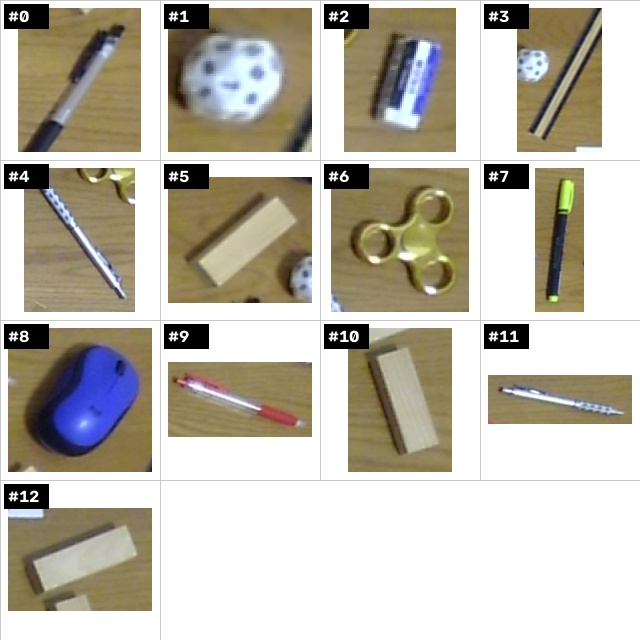
#> input picture data/camera_captures/gemini_collage_input.jpg, 640 x 640 px; its folder holds only this picture in this run
$ python trajectory_visualizer.py --image ../../data/camera_captures/gemini_collage_input.jpg
#> lines starting #> are read from the running program, lines starting #| are printed output that depends on the picture
#> in crop_tabletop_with_aruco, frame is the input picture: shape (640, 640, 3); mean B, G, R 174.5, 186.8, 191.8
### core/vision_projector.py
"""
==============================================================================
机面正射影・座標変換モジュール (core/vision_projector.py)
==============================================================================
【役割】
1. カメラ画像から ArUco マーカー (ID 0〜3) の中心画素座標 (u, v) を抽出
2. 各マーカーの物理極座標 (r, theta) から机上直交座標 (X_fwd, Y_lat) [mm] を算出
3. ホモグラフィ行列 H を計算し、生画像を「真上視点の正射影画像」へ透視変換
4. 正射影画像上のピクセル座標 ⇄ アーム極座標 (r, theta) の相互変換関数を提供
==============================================================================
"""

import os
import json
import math
from typing import Dict, Tuple, Optional
import cv2
import numpy as np

BASE_DIR = os.path.dirname(os.path.dirname(os.path.abspath(__file__)))
DEFAULT_CONFIG_PATH = os.path.join(BASE_DIR, "config", "markers_config.json")


class VisionProjector:
    def __init__(self, config_path: str = DEFAULT_CONFIG_PATH):
        self.config_path = config_path
        self.marker_polar: Dict[int, Tuple[float, float]] = {}  # {id: (r_mm, theta_deg)}
        self.marker_phys_xy: Dict[int, np.ndarray] = {}         # {id: np.array([x_mm, y_mm])}
        self.homography_mat: Optional[np.ndarray] = None
        self.inv_homography_mat: Optional[np.ndarray] = None

        # 検出器初期化
        self.aruco_dict = cv2.aruco.getPredefinedDictionary(cv2.aruco.DICT_4X4_50)
        self.parameters = cv2.aruco.DetectorParameters()
        self.parameters.cornerRefinementMethod = cv2.aruco.CORNER_REFINE_SUBPIX
        if hasattr(cv2.aruco, "ArucoDetector"):
            self.detector = cv2.aruco.ArucoDetector(self.aruco_dict, self.parameters)
        else:
            self.detector = None

        self.load_config()

    def load_config(self):
        """設定ファイルからマーカーの極座標を読み込み、直交座標 (mm) を算出"""
        if os.path.exists(self.config_path):
            with open(self.config_path, "r", encoding="utf-8") as f:
                data = json.load(f)
            markers_data = data.get("markers", {})
        else:
            # デフォルト値フォールバック
            markers_data = {
                "0": {"r_cm": 60.0, "theta_deg": -20.0},
                "1": {"r_cm": 60.0, "theta_deg":  20.0},
                "2": {"r_cm": 27.0, "theta_deg": -60.0},
                "3": {"r_cm": 26.0, "theta_deg":  62.0},
            }

        self.marker_polar.clear()
        self.marker_phys_xy.clear()

        for str_id, val in markers_data.items():
            mid = int(str_id)
            r_mm = float(val["r_cm"]) * 10.0
            th_deg = float(val["theta_deg"])
            self.marker_polar[mid] = (r_mm, th_deg)

            # アーム基準直交座標: 前方 = X_fwd, 側方 = Y_lat (右: +, 左: -)
            th_rad = math.radians(th_deg)
            x_mm = r_mm * math.cos(th_rad)
            y_mm = r_mm * math.sin(th_rad)
            self.marker_phys_xy[mid] = np.array([x_mm, y_mm], dtype=np.float32)

    # [8 lines left out: function set_marker_polar, not called in this run]

    def detect_markers(self, image: np.ndarray) -> Dict[int, np.ndarray]:
        """画像中からマーカーを検出し、{ID: 中心ピクセル(u, v)} を取得"""
        gray = cv2.cvtColor(image, cv2.COLOR_BGR2GRAY)
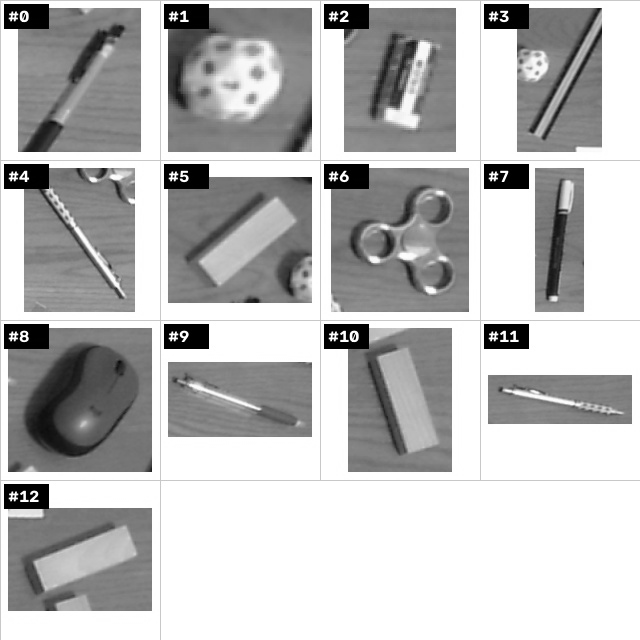
#> gray: shape (640, 640); min 0, max 255, mean 186.9

        # OpenCV 4.7+ の ArucoDetector を最優先で利用
        if hasattr(cv2.aruco, "ArucoDetector"):
            detector = getattr(self, "detector", None)
            if detector is None:
                detector = cv2.aruco.ArucoDetector(self.aruco_dict, self.parameters)
                self.detector = detector
            corners, ids, _ = detector.detectMarkers(gray)
#> corners = ([[3.6, 508.4], [3.61, 483.6], [48.38, 483.6], [48.55, 507.4]], [[483.6, 348.4], [483.6, 323.6], [528.4, 323.6], [528.4, 348.4]], [[163.6, 28.38], [163.6, 3.61], [208.4, 3.61], [208.5, 28.23]]); ids = [17, 17, 17]
        else:
            # OpenCV 4.6 以前のレガシー API
            corners, ids, _ = cv2.aruco.detectMarkers(gray, self.aruco_dict, parameters=self.parameters)

        centers = {}
        if ids is not None and len(ids) > 0:
            for i, mid in enumerate(ids.flatten()):
                c = corners[i][0]
                centers[int(mid)] = np.array([c[:, 0].mean(), c[:, 1].mean()], dtype=np.float32)
#> this loop made 3 passes
#> after the loop, centers = {17: [186, 15.96]}
        return centers

    def update_homography(self, image: np.ndarray) -> bool:
        """4枚のマーカーからホモグラフィ行列 H を更新"""
        centers = self.detect_markers(image)
#> centers = {17: [186, 15.96]}
        # ID 0〜3 がすべて揃っているか確認
        if not all(mid in centers for mid in [0, 1, 2, 3]):
            return False

        # 画像上のピクセル座標 (src)
        src_pts = np.array([centers[0], centers[1], centers[3], centers[2]], dtype=np.float32)

        # 投影先の正射影キャンバス上でのピクセル配置 (dst)
        # 1辺 400mm の領域を 500x500 ピクセルの直交グリッドに配置
        dst_pts = np.array([
            [50.0, 50.0],    # ID 0 (奥・左)
            [450.0, 50.0],   # ID 1 (奥・右)
            [450.0, 450.0],  # ID 3 (手前・右)
            [50.0, 450.0],   # ID 2 (手前・左)
        ], dtype=np.float32)

        self.homography_mat = cv2.getPerspectiveTransform(src_pts, dst_pts)
        self.inv_homography_mat = np.linalg.inv(self.homography_mat)
        return True

    # [6 lines left out: function warp_to_topdown, not called in this run]

### config/joint_config.py
"""
==============================================================================
TACHIKOMA (SO-ARM100) ハードウェア・関節パラメータ設定ファイル
(config/joint_config.py)
==============================================================================
【役割】
実機（リーダー / フォロワー）および MuJoCo シミュレータの「可動範囲」「初期姿勢」
「回転方向」「オフセット」を一元管理します。

【環境適応機能】
Windows (COMポート) と Linux (/dev/ttyUSB*, /dev/tachikoma_arm) のシリアルポートを
自動で判別・フォールバックします。
==============================================================================
"""

import os
import platform

# ==============================================================================
# 1. 基本通信 & 制御ループ設定 (クロスプラットフォーム自動判定)
# ==============================================================================
IS_LINUX = platform.system() == "Linux"

def get_default_serial_port(role: str = "follower") -> str:
    """OSおよび接続状態に応じた適切なシリアルポート名を自動判定"""
    if IS_LINUX:
        # udev ルールで永続化されたシンボリックリンクを最優先
        if role == "follower" and os.path.exists("/dev/tachikoma_arm"):
            return "/dev/tachikoma_arm"
        # フォールバック (ttyUSB0 または ttyACM0)
        if os.path.exists("/dev/ttyUSB0"):
            return "/dev/ttyUSB0"
        if os.path.exists("/dev/ttyACM0"):
            return "/dev/ttyACM0"
        return "/dev/ttyUSB0"
    else:
        # Windows 環境のデフォルト
        return 'COM4' if role == "follower" else 'COM3'

# 環境変数 TACHIKOMA_SERIAL_PORT が指定されていれば最優先、無ければOS自動判定
FOLLOWER_PORT = os.getenv("TACHIKOMA_SERIAL_PORT", get_default_serial_port("follower"))
LEADER_PORT = os.getenv("TACHIKOMA_LEADER_PORT", get_default_serial_port("leader"))

BAUDRATE = 1000000        # STS3215サーボの通信速度（1Mbps）
SAMPLING_RATE_HZ = 50     # 制御・記録のループ周期（50Hz = 0.02秒間隔）

# 制御対象のサーボID一覧
SERVO_IDS = [1, 2, 3, 4, 5, 6]

# 実機サーボの回転方向反転フラグ (通常: 1, 反転: -1)
DIRECTION = {
    1: 1,  # ID1: 台座旋回
    2: 1,  # ID2: 肩ピッチ
    3: 1,  # ID3: 肘ピッチ
    4: 1,  # ID4: 手首ピッチ
    5: 1,  # ID5: 手首ロール
    6: 1,  # ID6: グリッパー開閉
}


# ==============================================================================
# 2. 実機リーダー・フォロワー可動範囲プロファイル (JOINT_CONFIG)
# ==============================================================================
JOINT_CONFIG = {
    # ID 1: 台座旋回 (Base) - 境界跨ぎあり
    1: {
        "type": "bounded",
        "r_min": 2850, "r_max": 4096 + 1400, "r_cross": True,
        "f_min": 850,  "f_max": 3400,        "f_cross": False,
        "init": 2130,  # 基準中心位置
    },

    # ID 2: 肩ピッチ (Shoulder) - 境界跨ぎあり
    2: {
        "type": "bounded",
        "r_min": 1715, "r_max": 4096 + 100,  "r_cross": True,
        "f_min": 942,  "f_max": 3270,        "f_cross": False,
        "init": 973,   # 折りたたみ下限初期位置
    },

    # ID 3: 肘ピッチ (Elbow)
    3: {
        "type": "bounded",
        "r_min": 900,  "r_max": 3100,        "r_cross": False,
        "f_min": 834,  "f_max": 3061,        "f_cross": False,
        "init": 3061,  # 屈曲初期位置
    },

    # ID 4: 手首ピッチ (Wrist Pitch)
    4: {
        "type": "bounded",
        "r_min": 1650, "r_max": 4015,        "r_cross": False,
        "f_min": 735,  "f_max": 3650,        "f_cross": False,
        "init": 735,   # 内側折りたたみ初期位置
    },

    # ID 5: 手首ロール (Wrist Roll: 相対追従・無限回転)
    5: {
        "type": "infinite",
        "init": 1028,  # 初期回転角
    },

    # ID 6: グリッパー開閉 (Gripper)
    6: {
        "type": "bounded",
        "r_min": 1990, "r_max": 3000,        "r_cross": False,
        "f_min": 1891, "f_max": 2833,        "f_cross": False,
        "init": 1891,  # 閉初期位置
    },
}


# ==============================================================================
# 3. MuJoCoシミュレータ整合用パラメータ
# ==============================================================================
SIM_OFFSETS = {
    1: 2130,             # ID 1: 中心位置
    2: 973,              # ID 2: 下限位置
    3: 3061,             # ID 3: 屈曲位置
    4: (735 + 4001) / 2, # ID 4: 手首がまっすぐ伸びる中立値 (約 2368)
    5: 3050,             # ID 5: 初期回転角
    6: 1837,             # ID 6: 閉位置
}

SIM_DIRECTIONS = {
    1: -1.0,  # 台座旋回方向の整合
    2:  1.0,
    3:  1.0,
    4:  1.0,
    5:  1.0,
    6:  1.0,
}

### services/arm_worker/trajectory_visualizer.py
"""
==============================================================================
TACHIKOMA 軌道・認識統合 3D 鳥瞰ビジュアライザー (services/arm_worker/trajectory_visualizer.py)
==============================================================================
【モジュールの役割】
机上の実写カメラ画像（ArUcoマーカー補正済み正射影画像）を作図領域の底面 (Z=-2.0mm) に敷き詰め、
その上に SO-ARM100 の正確な順運動学 (FK) に基づくアーム手先 (TCP) の 3次元搬送放物線、
および Pick / Place の接地ピンを立体的に重ね描きして静止画レンダリングします。
MuJoCo や AVX 命令に一切依存せず、ノートPCや HeroBox 上で 1秒未満で高速出力します。

【コマンドライン引数と指定方法】
本スクリプトはスタンドアロンで動作し、以下の引数で任意の写真やモーション CSV を指定可能です。

1. --image : 底面に敷く机上カメラ画像のファイルパス
   - 指定例: --image data/camera_captures/topdown_warped.jpg
   - 指定例: --image data/sample_tabletop_photo/WIN_20260920_11_09_03_Pro.jpg
   - 斜めから撮影された生のカメラ写真であっても、内部の VisionProjector が
     4隅の ArUco マーカー (#0〜#3) を自動検出し、その場で机面を正方形に正射影切り抜きします。
   - ※ 省略時はリポジトリ内の既存サンプル写真から自動で探索・選択されます。

2. --csv : 手先軌道を描画するモーション CSV ファイルパス
   - 指定例: --csv motions/task_step1_red_wooden_block_20261029_150759.csv
   - 各時刻の関節角度 (q1〜q6 または id_1〜id_6) から SO-ARM100 の URDF モデルに
     準拠した 4x4 同次変換行列で爪先端 (TCP) の 3次元座標を復元します。
   - ※ 省略時は motions/ 配下にある最新の CSV ファイルが自動選択されます。

3. --out : 出力先画像ファイルの保存先パス (省略可)
   - 指定例: --out motions/my_custom_preview.png
   - ※ 省略時は motions/preview_trajectory_latest.png に上書き保存されます。

【実行コマンド例 (PowerShell / Bash)】
  # 最新のモーション CSV と自動検出画像で即時テスト実行
  python services/arm_worker/trajectory_visualizer.py

  # 特定の写真と CSV を明示して実行
  python services/arm_worker/trajectory_visualizer.py `
    --image data/camera_captures/topdown_warped.jpg `
    --csv motions/task_step1_red_wooden_block_20261029_150759.csv `
    --out motions/preview_step1.png
==============================================================================
"""

import os
import sys
import math
import time
import argparse
import csv
from datetime import datetime
from typing import Dict, List, Optional, Tuple, Any
import json

import matplotlib
matplotlib.use("Agg")
import matplotlib.pyplot as plt
from mpl_toolkits.mplot3d import Axes3D
import numpy as np
import cv2

# プロジェクトルートのパス解決
BASE_DIR = os.path.dirname(os.path.dirname(os.path.dirname(os.path.abspath(__file__))))
if BASE_DIR not in sys.path:
    sys.path.append(BASE_DIR)

try:
    from config.joint_config import SIM_OFFSETS, SIM_DIRECTIONS
except ImportError:
    SIM_OFFSETS = {1: 2130, 2: 973, 3: 3061, 4: 2368, 5: 3050, 6: 1837}
    SIM_DIRECTIONS = {1: -1.0, 2: 1.0, 3: 1.0, 4: 1.0, 5: 1.0, 6: 1.0}

MOTIONS_DIR = os.path.join(BASE_DIR, "motions")


# ==============================================================================
# 1. 3D 同次変換幾何学ライブラリ (URDF / MuJoCo 厳密準拠)
# ==============================================================================
# [118 lines left out: functions rpy_to_matrix, rot_axis, make_transform, raw_to_radian, forward_kinematics_tcp, parse_motion_csv, not called in this run]
"""
現在のWorld Stateを読み込む関数
"""
WORLD_STATE_PATH = os.path.join(BASE_DIR, "config", "current_world_state.json")

def load_world_state_objects(json_path: Optional[str] = None) -> List[Dict[str, Any]]:
    """config/current_world_state.json から認識済み物体リストを取得"""
    target_path = json_path or WORLD_STATE_PATH
    if not os.path.exists(target_path):
        return []
    try:
        with open(target_path, "r", encoding="utf-8") as f:
            data = json.load(f)
        return data.get("objects", [])
    except Exception as e:
        print(f"⚠️ [Visualizer] world_state 読み込み例外: {e}")
        return []

# [63 lines left out: function draw_world_objects, not called in this run]

# ==============================================================================
# 2. VisionProjector による厳密正射影 ＆ 物理座標連動
# ==============================================================================
def crop_tabletop_with_aruco(image_path: str) -> Tuple[Optional[np.ndarray], Tuple[float, float, float, float]]:
    """
    VisionProjector の出力画像 (500x500px) と物理ワークスペースの範囲を厳密に整合する。
    左右反転 (水平ミラー) を補正してアームから見た時計回りの実配置 (#0, #1, #3, #2) に一致させる。
    """
    default_bounds = (90.0, 590.0, -300.0, 200.0)
    if not image_path or not os.path.exists(image_path):
        return None, default_bounds

    frame = cv2.imread(image_path)
    if frame is None:
        return None, default_bounds

    try:
        from core.vision_projector import VisionProjector
        projector = VisionProjector()
        if projector.update_homography(frame):
            warped = projector.warp_to_topdown(frame, out_w=500, out_h=500)
            if warped is not None:
                pts_phys = projector.marker_phys_xy

                # 手前側 (ID 2, 3) と 奥側 (ID 0, 1) の平均 X 座標
                x_front = float((pts_phys[2][0] + pts_phys[3][0]) / 2.0)
                x_back = float((pts_phys[0][0] + pts_phys[1][0]) / 2.0)
                # 左側 (ID 0, 2) と 右側 (ID 1, 3) の平均 Y 座標
                y_left = float((pts_phys[0][1] + pts_phys[2][1]) / 2.0)
                y_right = float((pts_phys[1][1] + pts_phys[3][1]) / 2.0)

                # マーカー間隔 (400px に相当)
                dx = abs(x_back - x_front)
                dy = abs(y_right - y_left)
                scale_x = dx / 400.0
                scale_y = dy / 400.0

                # 画像全体 (0〜500px) の物理境界 [mm]
                x_min = x_front - 50.0 * scale_x
                x_max = x_back + 50.0 * scale_x
                y_min = y_left - 50.0 * scale_y
                y_max = y_right + 50.0 * scale_y

                # OpenCV (BGR) -> RGB 変換
                rgb_warped = cv2.cvtColor(warped, cv2.COLOR_BGR2RGB)

                # 上下反転 (X奥手前整合) + 左右反転 (Y左右ミラー補正)
                rgb_aligned = np.fliplr(np.flipud(rgb_warped))

                return rgb_aligned, (x_min, x_max, y_min, y_max)
    except Exception as e:
        print(f"⚠️ [Visualizer] VisionProjector 正射影例外: {e}")

    rgb_frame = cv2.cvtColor(frame, cv2.COLOR_BGR2RGB)
    return rgb_frame, default_bounds


# ==============================================================================
# 3. 局所最小点 (谷) 判定による Pick / Place 検出
# ==============================================================================
# [22 lines left out: function find_pick_and_place_indices, not called in this run]


# ==============================================================================
# 4. メインレンダリングルーチン
# ==============================================================================
def render_preview_image(
    image_path: Optional[str] = None,
    csv_path: Optional[str] = None,
    output_path: Optional[str] = None,
    world_state_path: Optional[str] = None
) -> str:
    start_t = time.perf_counter()

    # 1. 軌道点列の取得
    pts = parse_motion_csv(csv_path) if csv_path else []

    # 2. 机面画像の切り抜きと正確な物理境界取得
    warped_img, (x_min, x_max, y_min, y_max) = crop_tabletop_with_aruco(image_path)
#> x_min = 90; x_max = 590; y_min = -300; y_max = 200

    # 3. 描画初期化
    fig = plt.figure(figsize=(10, 8), dpi=120)
    ax = fig.add_subplot(111, projection="3d")
    fig.patch.set_facecolor("#1a1a24")
    ax.set_facecolor("#1a1a24")

    # 4. 底面画像の敷き詰め (Z=-2.0mm)
    if warped_img is not None:
        h, w, _ = warped_img.shape
        img_arr = warped_img / 255.0

        gx = np.linspace(x_min, x_max, h)
        gy = np.linspace(y_min, y_max, w)
        X, Y = np.meshgrid(gx, gy, indexing="ij")
        Z = np.full_like(X, -2.0)

        ax.plot_surface(
            X, Y, Z,
            rstride=max(1, h // 100),
            cstride=max(1, w // 100),
            facecolors=img_arr,
            shade=False,
            alpha=0.92,
            zorder=1
        )
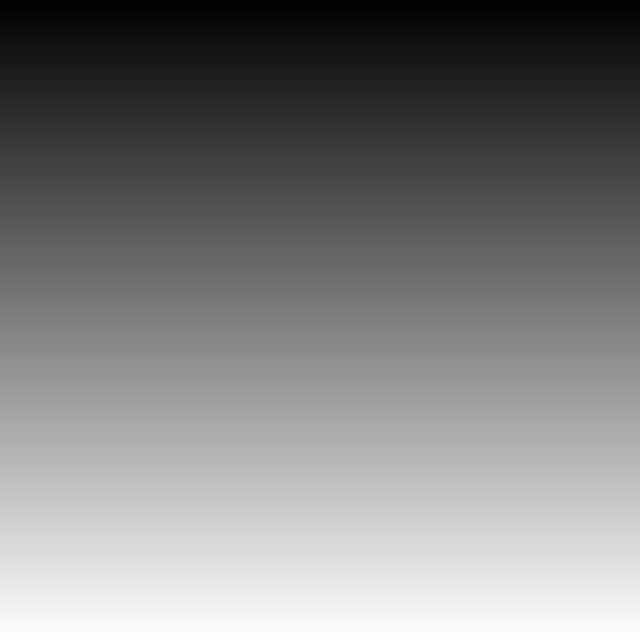
#> X: shape (640, 640) float64; min 90, max 590, mean 340; drawn with min black and max white
    else:
        gx = np.linspace(x_min, x_max, 10)
        gy = np.linspace(y_min, y_max, 10)
        X, Y = np.meshgrid(gx, gy)
        Z = np.zeros_like(X)
        ax.plot_wireframe(X, Y, Z, color="#34495e", linewidth=0.8, alpha=0.6, zorder=1)

    # 4.5. World State 認識物体の重畳描画
    objects = load_world_state_objects(world_state_path)
    if objects:
        draw_world_objects(ax, objects)

    # 5. 3次元爪先軌道のプロット
    if len(pts) > 1:
        xs = np.array([p[0] for p in pts])
        ys = np.array([p[1] for p in pts])
        zs = np.array([p[2] for p in pts])

        # メイン軌道
        ax.plot(xs, ys, zs, color="#00d2d3", linewidth=3.2, label="TCP Trajectory", zorder=7)
        # 机面への影投影 (Z=0 平面)
        ax.plot(xs, ys, np.zeros_like(zs), color="#00d2d3", linestyle=":", linewidth=1.2, alpha=0.35, zorder=2)

        # Home 開始点
        ax.scatter([xs[0]], [ys[0]], [zs[0]], color="#54a0ff", s=80, edgecolors="white", linewidth=1.5, label="Home", zorder=8)

        # 局所最小点による Pick / Place の厳密判定
        pick_idx, place_idx = find_pick_and_place_indices(zs)

        # PICK マーカー (机面すれすれの接地)
        ax.scatter([xs[pick_idx]], [ys[pick_idx]], [zs[pick_idx]], color="#10ac84", s=140, marker="o", edgecolors="white", linewidth=2.0, label="Pick", zorder=9)
        ax.text(xs[pick_idx], ys[pick_idx], zs[pick_idx] + 8.0, f"PICK (Z={zs[pick_idx]:.0f}mm)", color="#1dd1a1", fontsize=9, fontweight="bold", zorder=10)

        # PLACE マーカー
        ax.scatter([xs[place_idx]], [ys[place_idx]], [zs[place_idx]], color="#ee5253", s=140, marker="^", edgecolors="white", linewidth=2.0, label="Place", zorder=9)
        ax.text(xs[place_idx], ys[place_idx], zs[place_idx] + 8.0, f"PLACE (Z={zs[place_idx]:.0f}mm)", color="#ff6b6b", fontsize=9, fontweight="bold", zorder=10)

    # 6. アーム土台原点 (0, 0, 0)
    ax.scatter([0], [0], [0], color="#576574", s=100, marker="s", edgecolors="white", linewidth=1.2, zorder=3)
    ax.text(0, 0, 8, "Arm Base (0,0)", color="#c8d6e5", fontsize=8, zorder=4)

    # 7. 表示範囲・アングル調整 (400x400mm ワークスペース全体をカバー)
    x_range = [0, 600]
    y_range = [-320, 260]
    z_range = [0, 240]

    ax.set_xlim(x_range)
    ax.set_ylim(y_range)
    ax.set_zlim(z_range)

    # 👉 X, Y, Z の実寸法比 (1:1:1) をボックスアスペクト比に反映
    dx = x_range[1] - x_range[0]  # 600 mm
    dy = y_range[1] - y_range[0]  # 580 mm
    dz = z_range[1] - z_range[0]  # 240 mm
    ax.set_box_aspect((dx, dy, dz))

    ax.set_xlabel("X (Forward) [mm]", color="#c8d6e5", labelpad=12)
    ax.set_ylabel("Y (Lateral) [mm]", color="#c8d6e5", labelpad=12)
    ax.set_zlabel("Z (Height) [mm]", color="#c8d6e5", labelpad=8)
    ax.tick_params(colors="#8395a7", labelsize=8)

    # 見晴らしの良い鳥瞰アングル (仰角、方位角)
    ax.view_init(elev=25, azim=-58)

    elapsed_sec = time.perf_counter() - start_t
    ts_str = datetime.now().strftime("%Y-%m-%d %H:%M:%S")
    ax.set_title(f"TACHIKOMA 3D Trajectory & Visual Inspection ({ts_str}) [Render: {elapsed_sec:.2f}s]", color="#ffffff", fontsize=11, fontweight="bold", pad=12)
    ax.legend(facecolor="#222f3e", edgecolor="#576574", labelcolor="#c8d6e5", loc="upper left", fontsize=8)

    plt.tight_layout()

    # 8. 保存
    if not output_path:
        os.makedirs(MOTIONS_DIR, exist_ok=True)
        output_path = os.path.join(MOTIONS_DIR, "preview_trajectory_latest.png")
    else:
        os.makedirs(os.path.dirname(os.path.abspath(output_path)), exist_ok=True)

    plt.savefig(output_path, dpi=120, facecolor=fig.get_facecolor(), bbox_inches="tight")
#> (the rest of the program and of its run is left out)
